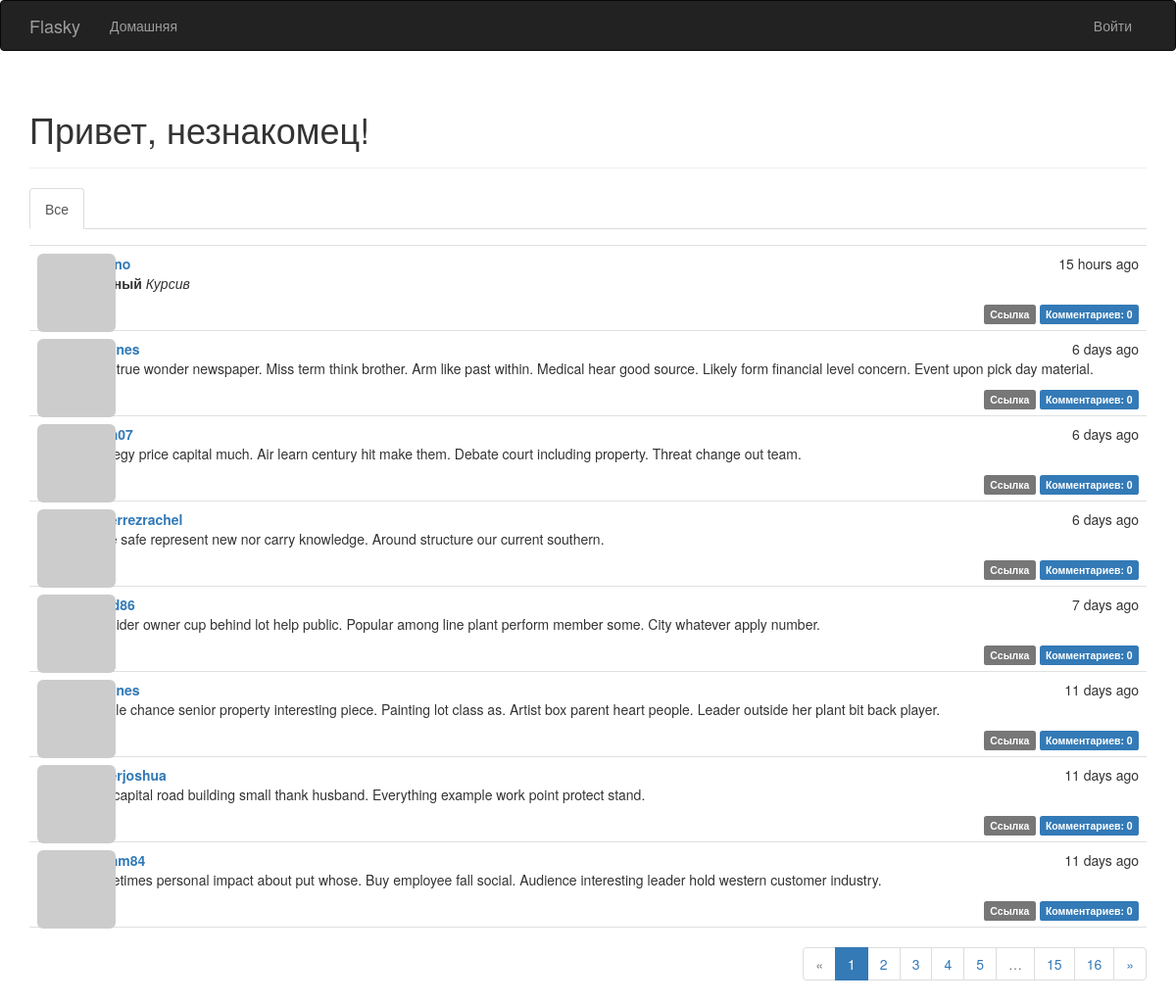
The page / on the database its author committed.
### app/models.py (models this page shows, shortened)
class Post(db.Model):
    __tablename__ = 'posts'
    id = db.Column(db.Integer, primary_key=True)
    body = db.Column(db.Text)
    body_html = db.Column(db.Text)
    timestamp = db.Column(db.DateTime, index=True, default=datetime.utcnow)
    author_id = db.Column(db.Integer, db.ForeignKey('users.id'))
    comments = db.relationship('Comment', backref='post', lazy='dynamic')

class User(UserMixin, db.Model):
    __tablename__ = 'users'
    id = db.Column(db.Integer, primary_key=True)
    email = db.Column(db.String(64), unique=True, index=True)
    username = db.Column(db.String(64), unique=True, index=True)
    password_hash = db.Column(db.String(128))
    role_id = db.Column(db.Integer, db.ForeignKey('roles.id'))
    confirmed = db.Column(db.Boolean, default=False)
    name = db.Column(db.String(64))
    location = db.Column(db.String(64))
    about_me = db.Column(db.Text())
    member_since = db.Column(db.DateTime(), default=datetime.utcnow)
    last_seen = db.Column(db.DateTime(), default=datetime.utcnow)
    avatar_hash = db.Column(db.String(32))
    posts = db.relationship('Post', backref='author', lazy='dynamic')
    comments = db.relationship('Comment', backref='author', lazy='dynamic')
    followed = db.relationship('Follow',
                               foreign_keys=[Follow.follower_id],
                               backref=db.backref('follower', lazy='joined'),
                               lazy='dynamic',
                               cascade='all, delete-orphan')
    followers = db.relationship('Follow',
                                foreign_keys=[Follow.followed_id],
                                backref=db.backref('followed', lazy='joined'),
                                lazy='dynamic',
                                cascade='all, delete-orphan')
    @property
    def password(self):
        raise AttributeError('password is not a readable attribute')
    def gravatar(self, size=100, default='identicon', rating='g'):
        if request.is_secure:
            url = 'https://secure.gravatar.com/avatar'
        else:
            url = 'http://secure.gravatar.com/avatar'
        hash = hashlib.md5(self.email.lower().encode('utf-8')).hexdigest()
        return f'{url}/{hash}?s={size}&d={default}&r={rating}'

### app/main/views.py (the view)
@main.route('/', methods=['GET', 'POST'])
def index():
    form = PostForm()
    if current_user.can(Permission.WRITE) and form.validate_on_submit():
        post = Post(body=form.body.data,
                    author=current_user._get_current_object())
        db.session.add(post)
        db.session.commit()
        return redirect(url_for('.index'))
    page = request.args.get('page', 1, type=int)
    show_followed = False
    if current_user.is_authenticated:
        show_followed = bool(request.cookies.get('show_followed', ''))
    if show_followed:
        query = current_user.followed_posts
    else:
        query = Post.query
    pagination = query.order_by(Post.timestamp.desc()).paginate(
        page, per_page=current_app.config['FLASKY_POSTS_PER_PAGE'],
        error_out=False)
    posts = pagination.items
    return render_template('index.html', form=form, posts=posts,
                           pagination=pagination, show_followed=show_followed)

### app/auth/views.py (called while the page is built)
@auth.before_app_request
def before_request():
    if current_user.is_authenticated:
        current_user.ping()
        if not current_user.confirmed \
                and request.blueprint != 'auth' \
                and request.endpoint != 'static':
            return redirect(url_for('auth.unconfirmed'))

### app/main/__init__.py (called while the page is built)
@main.app_context_processor
def inject_permissions():
    return dict(Permission=Permission)

### app/main/views.py (called while the page is built)
@main.after_app_request
def after_request(response):
    for query in get_debug_queries():
        if query.duration >= current_app.config['FLASKY_SLOW_DB_QUERY_TIME']:
            current_app.logger.warning(
                'Slow query: %s\nParameters: %s\nDuration: %fs\nContext: %s\n' %
                (query.statement, query.parameters, query.duration, query.context))
    return response

### app/models.py (called while the page is built)
    def can(self, permissions):
        return False

    def is_administrator(self):
        return False

### app/templates/index.html (shortened to what this page needs)
{% extends "base.html" %}
{% import "bootstrap/wtf.html" as wtf %}
{% import "_macros.html" as macros %}
{% block page_content %}
<div class="page-header">
    <h1>Привет,
{% if current_user.is_authenticated %}{{ current_user.username }}{% else %}незнакомец{% endif %}!</h1>
</div>
<div class="post-tabs">
    <ul class="nav nav-tabs">
        <li{% if not show_followed %} class="active"{% endif %}><a href="{{ url_for('.show_all') }}">Все</a></li>
    </ul>
</div>
{% include '_posts.html' %}
{% if pagination %}
<div class="pagination">
    {{ macros.pagination_widget(pagination, '.index') }}
</div>
{% endif %}
{% endblock %}

### app/templates/_posts.html (shortened to what this page needs)
<ul class="posts">
    {% for post in posts %}
    <li class="post">
        <div class="profile-thumbnail">
            <a href="{{ url_for('.user', username=post.author.username) }}">
                <img class="img-rounded profile-thumbnail" src="{{ post.author.gravatar(size=40) }}">
            </a>
        </div>
        <div class="post-date">{{ moment(post.timestamp).fromNow() }}</div>
        <div class="post-author">
            <a href="{{ url_for('.user', username=post.author.username) }}">
                {{ post.author.username }}
            </a>
        </div>
       <div class="post-content">
        <div class="post-body">
            {% if post.body_html %}
                {{ post.body_html | safe }}
            {% else %}
                {{ post.body }}
        {% endif %}
        </div>
        <div class="post-footer">
            <a href="{{ url_for('.post', id=post.id) }}">
                <span class="label label-default">Ссылка</span></a>
            <a href="{{ url_for('.post', id=post.id) }}#comments">
                <span class="label label-primary">
                Комментариев: {{ post.comments.count() }}
                </span></a>
        </div>
</div>
    </li>
    {% endfor %}
</ul>

### app/static/styles.css (style rules this page uses)
.profile-thumbnail { position: absolute; }
div.post-tabs { margin-top: 16px; }
ul.posts { list-style-type: none; padding: 0px; margin: 16px 0px 0px 0px; border-top: 1px solid #e0e0e0; }
ul.posts li.post { padding: 8px; border-bottom: 1px solid #e0e0e0; }
div.post-date { float: right; }
div.post-author { font-weight: bold; margin-left: 48px; }
div.post-content { margin-left: 48px; min-height: 48px; }
div.post-footer { text-align: right; }
div.pagination { width: 100%; text-align: right; padding: 0px; margin: 0px; }

### rows shown on the page
Post: timestamp "15 hours ago", body_html "Курсив", comments.count "0"
Post: timestamp "6 days ago", body_html "Task true wonder newspaper. Miss term think brother. Arm like past within. Medical hear good source. Likely form financial level concern. Event upon pick day material.", comments.count "0"
Post: timestamp "6 days ago", body_html "Strategy price capital much. Air learn century hit make them. Debate court including property. Threat change out team.", comments.count "0"
Post: timestamp "6 days ago", author.username "gutierrezrachel", body_html "Issue safe represent new nor carry knowledge. Around structure our current southern.", comments.count "0"
Post: timestamp "7 days ago", body_html "Consider owner cup behind lot help public. Popular among line plant perform member some. City whatever apply number.", comments.count "0"
Post: timestamp "11 days ago", body_html "People chance senior property interesting piece. Painting lot class as. Artist box parent heart people. Leader outside her plant bit back player.", comments.count "0"
Post: timestamp "11 days ago", author.username "fosterjoshua", body_html "Can capital road building small thank husband. Everything example work point protect stand.", comments.count "0"
Post: timestamp "11 days ago", body_html "Sometimes personal impact about put whose. Buy employee fall social. Audience interesting leader hold western customer industry.", comments.count "0"

### other values the page prints
{{ p }} "1"
{{ p }} "2" "3" "4" "5" "15" "16"
